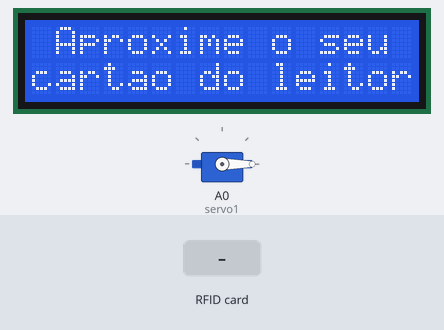
Simulated run of this sketch. Board: Arduino Uno, built with avr-gcc and run on an emulated ATmega328P. Parts: servo, 16×2 character LCD. The test bench sets the inputs (shaded band). What the sketch prints to the serial monitor is not drawn.

Above: at 1.3 s.
1.4 s: RFID card 86 5B 5D 1F held to the reader
At 2.1 s:
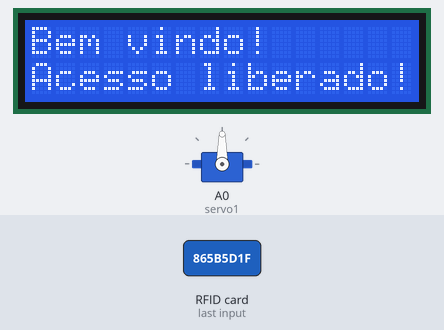
2.9 s: RFID card EB 6C 55 D3 held to the reader
At 4.7 s:
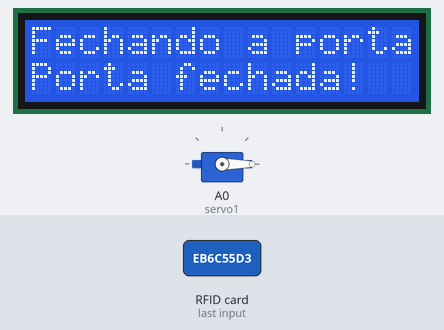
5.9 s: RFID card 5E 7A 19 C4 held to the reader
At 8.6 s:
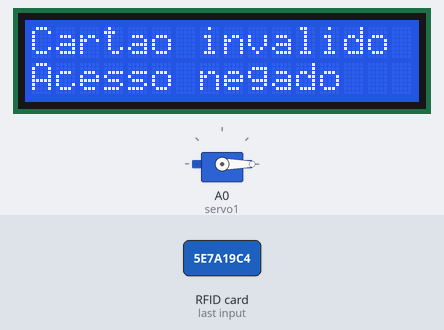
Timing chart, 0 to 10.1 s (numbered marks = the images above; inputs shaded):
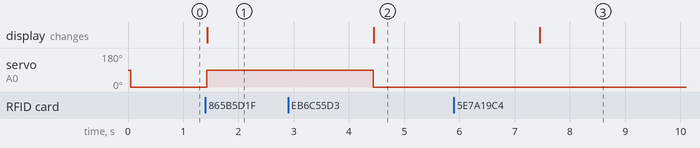

The sketch:

servo_lcd_rfid.ino
```cpp
#include <SPI.h>
#include <MFRC522.h>
#include <Servo.h>;
#include <LiquidCrystal.h>

#define SS_PIN 10
#define RST_PIN 9
MFRC522 mfrc522(SS_PIN, RST_PIN);

LiquidCrystal lcd(6, 7, 5, 4, 3, 2);

char st[20];

boolean porta = false;

int servo1 = A0;

Servo s1;

int p = s1.read();

void setup()
{
  Serial.begin(9600);
  SPI.begin();
  mfrc522.PCD_Init();

  s1.attach(servo1);

  Serial.println("Aproxime o seu cartao do leitor...");
  Serial.println();

  s1.write(0);

  lcd.begin(16, 2);
  mensageminicial();
}
void loop()
{

  if ( ! mfrc522.PICC_IsNewCardPresent())
  {
    return;
  }

  if ( ! mfrc522.PICC_ReadCardSerial())
  {
    return;
  }

  Serial.print("UID tag :");
  String content= "";
  byte letter;
  for (byte i = 0; i < mfrc522.uid.size; i++)
  {
     Serial.print(mfrc522.uid.uidByte[i] < 0x10 ? " 0" : " ");
     Serial.print(mfrc522.uid.uidByte[i], HEX);
     content.concat(String(mfrc522.uid.uidByte[i] < 0x10 ? " 0" : " "));
     content.concat(String(mfrc522.uid.uidByte[i], HEX));
  }
  Serial.println();
  Serial.print("Message : ");
  content.toUpperCase();
  if (content.substring(1) == "86 5B 5D 1F" || content.substring(1) == "EB 6C 55 D3" || content.substring(1) == "84 EB 54 D3") //rfids aceitos
  {
    switch(porta){
          case false:
            s1.write(90);
            //statusServo == "Ligado";
            porta = true;
            Serial.println("Aberta");
            lcd.clear();
            lcd.setCursor(0,0);
            lcd.print("Bem vindo!");
            lcd.setCursor(0,1);
            lcd.print("Acesso liberado!");

          break;
          case true:
            s1.write(0);
            porta = false;
            Serial.println("fechada");
            lcd.clear();
            lcd.setCursor(0,0);
            lcd.print("Fechando a porta...");
            lcd.setCursor(0,1);
            lcd.print("Porta fechada!");
          break;
        }
    delay(3000);
  }

 else   {
    Serial.println(" Access denied");
    Serial.println();
    lcd.clear();
    lcd.setCursor(0,0);
    lcd.print("Cartao invalido");
    lcd.setCursor(0,1);
    lcd.print("Acesso negado");
    delay(3000);
  }
}

void mensageminicial()
{
  lcd.clear();
  lcd.print(" Aproxime o seu");
  lcd.setCursor(0,1);
  lcd.print("cartao do leitor");
}
```

Measured:
- after the input at 1.4 s, servo on A0 (servo1): 0° → 90° at once; the display: changes at once (image 1)
- after the input at 2.9 s, servo on A0 (servo1): 90° → 0° after 1.5 s; the display: changes after 1.5 s (image 2)
- after the input at 5.9 s, the display: changes after 1.6 s (image 3)
